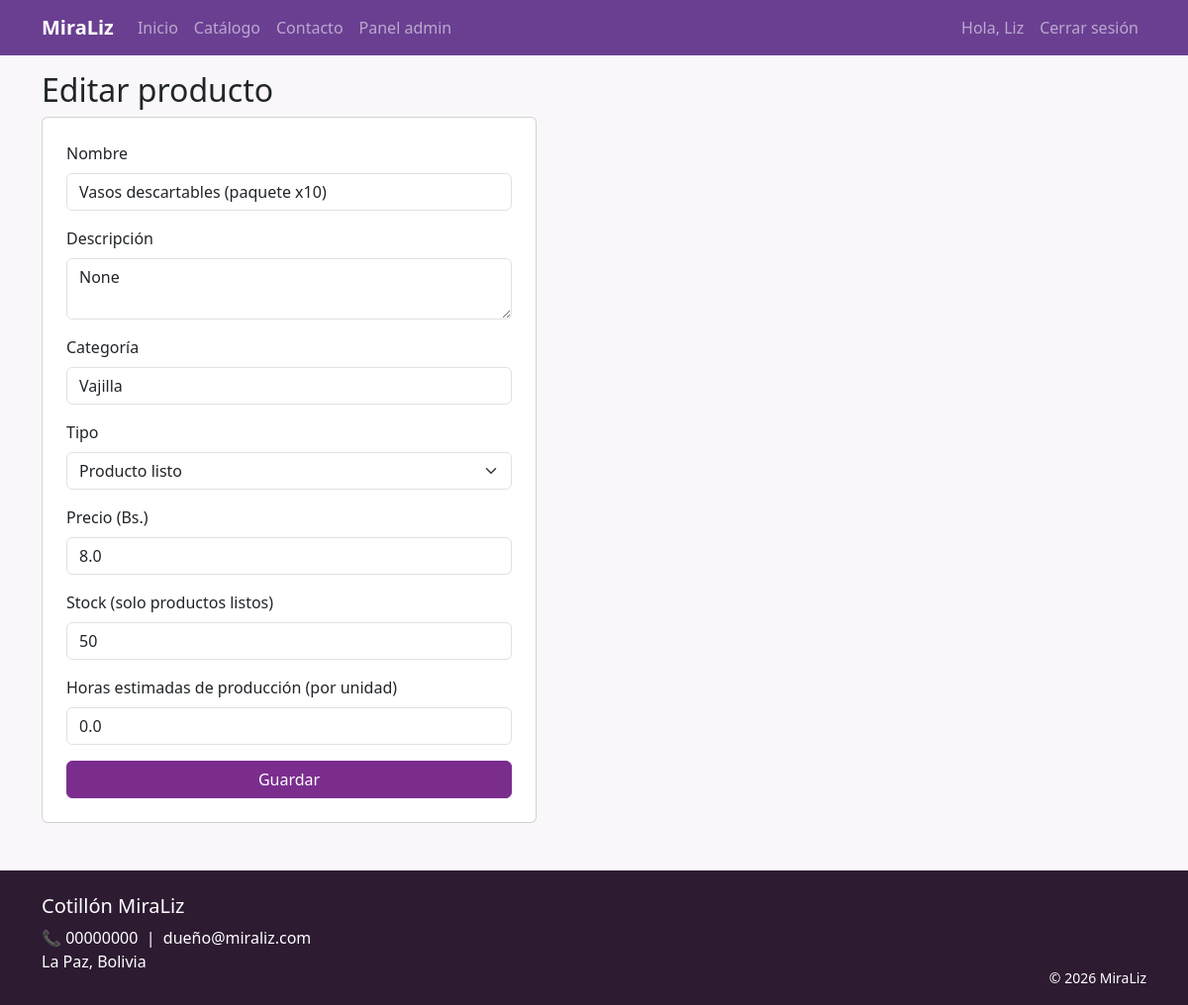
Page /admin/productos/1/editar (signed in) on the committed database.
### models/usuario.py (models this page shows, shortened)
class Usuario(UserMixin, db.Model):
    __tablename__ = "usuarios"
    id = db.Column(db.Integer, primary_key=True)
    nombre_completo = db.Column(db.String(150), nullable=False)
    correo = db.Column(db.String(150), unique=True, nullable=False, index=True)
    telefono = db.Column(db.String(30))
    direccion = db.Column(db.String(250))
    password_hash = db.Column(db.String(255), nullable=False)
    rol = db.Column(db.String(20), nullable=False, default="CLIENTE")
    estado = db.Column(db.String(20), nullable=False, default="ACTIVO")
    horas_disponibles = db.Column(db.Float, default=0)  # solo relevante para EMPLEADO
    fecha_registro = db.Column(db.DateTime, default=datetime.utcnow)
    correo_verificado = db.Column(db.Boolean, default=False)
    pedidos = db.relationship("Pedido", backref="cliente", lazy=True,
                               foreign_keys="Pedido.usuario_id")
    @property
    def is_active(self):
        return self.estado == "ACTIVO"

### models/inventario.py (models this page shows, shortened)
class Producto(db.Model):
    __tablename__ = "productos"
    id = db.Column(db.Integer, primary_key=True)
    nombre = db.Column(db.String(150), nullable=False)
    descripcion = db.Column(db.Text)
    categoria = db.Column(db.String(80))
    precio = db.Column(db.Float, nullable=False, default=0)
    imagen = db.Column(db.String(250), default="default.png")
    tipo = db.Column(db.String(30), nullable=False, default="PRODUCTO_LISTO")
    stock = db.Column(db.Integer, default=0)
    estado = db.Column(db.String(20), nullable=False, default="ACTIVO")
    horas_estimadas = db.Column(db.Float, default=0)  # para cálculo de capacidad de producción
    receta = db.relationship("RecetaInsumo", backref="producto", lazy=True,
                              cascade="all, delete-orphan")

### routes/admin.py (the view, shortened to what this page needs)
@bp.route("/productos/<int:producto_id>/editar", methods=["GET", "POST"])
def producto_editar(producto_id):
    p = Producto.query.get_or_404(producto_id)
    return render_template("admin/producto_form.html", producto=p)

### routes/admin.py (called while the page is built)
@bp.before_request
@login_required
@rol_requerido("DUENO")
def _restringir_a_dueno():
    pass

### templates/admin/producto_form.html (shortened to what this page needs)
{% extends "base.html" %}
{% block content %}
<h2>{{ "Editar" if producto else "Nuevo" }} producto</h2>
<form method="post" class="card p-4" style="max-width:500px;">
    <div class="mb-3">
        <label class="form-label">Nombre</label>
        <input type="text" name="nombre" class="form-control" value="{{ producto.nombre if producto else '' }}" required>
    </div>
    <div class="mb-3">
        <label class="form-label">Descripción</label>
        <textarea name="descripcion" class="form-control">{{ producto.descripcion if producto else '' }}</textarea>
    </div>
    <div class="mb-3">
        <label class="form-label">Categoría</label>
        <input type="text" name="categoria" class="form-control" value="{{ producto.categoria if producto else '' }}">
    </div>
    <div class="mb-3">
        <label class="form-label">Tipo</label>
        <select name="tipo" class="form-select">
            <option value="PRODUCTO_LISTO" {% if producto and producto.tipo == "PRODUCTO_LISTO" %}selected{% endif %}>Producto listo</option>
        </select>
    </div>
    <div class="mb-3">
        <label class="form-label">Precio (Bs.)</label>
        <input type="number" step="0.01" name="precio" class="form-control" value="{{ producto.precio if producto else '' }}" required>
    </div>
    <div class="mb-3">
        <label class="form-label">Stock (solo productos listos)</label>
        <input type="number" name="stock" class="form-control" value="{{ producto.stock if producto else 0 }}">
    </div>
    <div class="mb-3">
        <label class="form-label">Horas estimadas de producción (por unidad)</label>
        <input type="number" step="0.1" name="horas_estimadas" class="form-control" value="{{ producto.horas_estimadas if producto else 0 }}">
    </div>
    <button type="submit" class="btn btn-primary-miraliz">Guardar</button>
</form>
{% endblock %}

### templates/base.html (shortened to what this page needs)
<!DOCTYPE html>
<html lang="es">
<head>
    <link href="https://cdn.jsdelivr.net/npm/bootstrap@5.3.3/dist/css/bootstrap.min.css" rel="stylesheet">
    <link href="{{ url_for('static', filename='css/estilo.css') }}" rel="stylesheet">
    <link rel="stylesheet" href="https://cdn.jsdelivr.net/npm/bootstrap-icons@1.11.3/font/bootstrap-icons.min.css">
</head>
<body>
<nav class="navbar navbar-expand-lg navbar-dark" style="background-color:#6a3f92;">
    <div class="container">
        <a class="navbar-brand fw-bold" href="{{ url_for('public.index') }}">MiraLiz</a>
        <div class="collapse navbar-collapse" id="navMenu">
            <ul class="navbar-nav me-auto mb-2 mb-lg-0">
                <li class="nav-item"><a class="nav-link" href="{{ url_for('public.index') }}">Inicio</a></li>
                <li class="nav-item"><a class="nav-link" href="{{ url_for('public.catalogo') }}">Catálogo</a></li>
                <li class="nav-item"><a class="nav-link" href="{{ url_for('public.contacto') }}">Contacto</a></li>
                {% if current_user.is_authenticated and current_user.rol == 'DUENO' %}
                    <li class="nav-item"><a class="nav-link" href="{{ url_for('admin.dashboard') }}">Panel admin</a></li>
                {% elif current_user.is_authenticated and current_user.rol == 'EMPLEADO' %}
                    <li class="nav-item"><a class="nav-link" href="{{ url_for('empleado.dashboard') }}">Panel empleado</a></li>
                {% elif current_user.is_authenticated and current_user.rol == 'CLIENTE' %}
                    <li class="nav-item"><a class="nav-link" href="{{ url_for('cliente.dashboard') }}">Mi panel</a></li>
                    <li class="nav-item"><a class="nav-link" href="{{ url_for('cliente.ver_carrito') }}">🛒 Carrito</a></li>
                {% endif %}
            </ul>
            <ul class="navbar-nav">
                {% if current_user.is_authenticated %}
                    <li class="nav-item"><span class="nav-link">Hola, {{ current_user.nombre_completo.split(' ')[0] }}</span></li>
                    <li class="nav-item"><a class="nav-link" href="{{ url_for('auth.logout') }}">Cerrar sesión</a></li>
                {% else %}
                    <li class="nav-item"><a class="nav-link" href="{{ url_for('auth.login') }}">Iniciar sesión</a></li>
                    <li class="nav-item"><a class="btn btn-light btn-sm ms-2" href="{{ url_for('auth.registro') }}">Registrarse</a></li>
                {% endif %}
            </ul>
        </div>
    </div>
</nav>
<main class="container mb-5">
    {% block content %}{% endblock %}
</main>
<footer class="text-white pt-4 pb-3 mt-auto" style="background-color:#2d1b32;">
    <div class="container d-flex flex-wrap justify-content-between">
        <div>
            <h5>Cotillón MiraLiz</h5>
            <p class="mb-0">📞 00000000 &nbsp;|&nbsp; dueño@miraliz.com</p>
            <p>La Paz, Bolivia</p>
        </div>
        <div class="align-self-end">
            <small>&copy; 2026 MiraLiz</small>
        </div>
    </div>
</footer>
</body>
</html>

### static/css/estilo.css (style rules this page uses)
body { display: flex; flex-direction: column; min-height: 100vh; background-color: #faf7fb; }
main { flex: 1; }
.btn-primary-miraliz { background-color: #7b2d8e; border-color: #7b2d8e; color: white; }

### rows in the picture
Usuario: nombre_completo "Liz"
Producto: nombre "Vasos descartables (paquete x10)", descripcion "None", categoria "Vajilla", tipo "Producto listo", precio "8.0", stock "50", horas_estimadas "0.0"

### other values in the picture
{{ "Editar" if producto else "Nuevo" }} "Editar"
